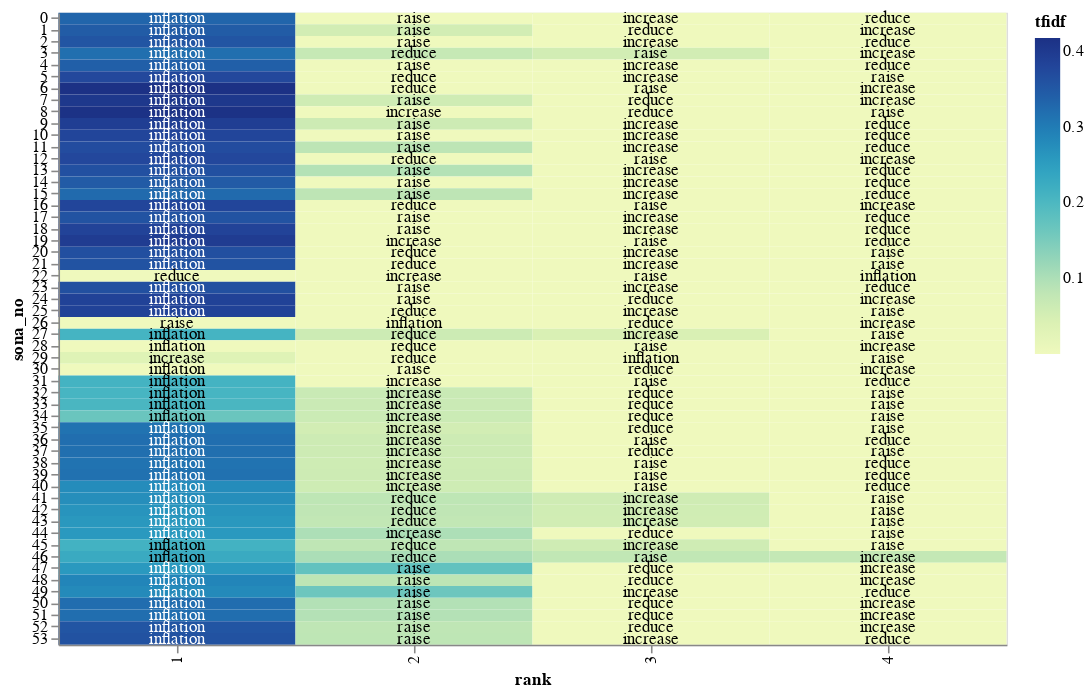

The cell this chart's notebook holds for it:
### Markdown cell above
## Chart it

### Code cell
# # Terms in this list will get a red dot in the visualization
term_list = ['boss', 'wangwang'] # you can change this

# adding a little randomness to break ties in term ranking
top_tfidf_plusRand = top_tfidf.copy()
top_tfidf_plusRand['tfidf'] = top_tfidf_plusRand['tfidf'] + np.random.rand(top_tfidf.shape[0])*0.0001

# base for all visualizations, with rank calculation
base = alt.Chart(top_tfidf_plusRand).encode(
    x = 'rank:O',
    y = 'sona_no:N'
).transform_window(
    rank = "rank()",
    sort = [alt.SortField("tfidf", order="descending")],
    groupby = ["sona_no"],
)

# heatmap specification
heatmap = base.mark_rect().encode(
    color = 'tfidf:Q'
)

# red circle over terms in above list
circle = base.mark_circle(size=100).encode(
    color = alt.condition(
        alt.FieldOneOfPredicate(field='term', oneOf=term_list),
        alt.value('red'),
        alt.value('#FFFFFF00')        
    )
)

# text labels, white for darker heatmap colors
text = base.mark_text(baseline='middle').encode(
    text = 'term:N',
    color = alt.condition(alt.datum.tfidf >= 0.23, alt.value('white'), alt.value('black'))
)

# display the three superimposed visualizations
(heatmap + circle + text).properties(width = 600, height=400)

### Figure 1 — Vega-Lite specification as saved in the notebook (floating-point values rounded to 4 significant figures; data arrays with more than 128 entries replaced by an {"elided": "..."} marker saying what was removed)
{"config": {"view": {"continuousWidth": 400, "continuousHeight": 300}}, "layer": [{"mark": "rect", "encoding": {"color": {"field": "tfidf", "type": "quantitative"}, "x": {"field": "rank", "type": "ordinal"}, "y": {"field": "sona_no", "type": "nominal"}}, "transform": [{"window": [{"op": "rank", "field": "", "as": "rank"}], "groupby": ["sona_no"], "sort": [{"field": "tfidf", "order": "descending"}]}]}, {"mark": {"type": "circle", "size": 100}, "encoding": {"color": {"condition": {"value": "red", "test": {"field": "term", "oneOf": ["boss", "wangwang"]}}, "value": "#FFFFFF00"}, "x": {"field": "rank", "type": "ordinal"}, "y": {"field": "sona_no", "type": "nominal"}}, "transform": [{"window": [{"op": "rank", "field": "", "as": "rank"}], "groupby": ["sona_no"], "sort": [{"field": "tfidf", "order": "descending"}]}]}, {"mark": {"type": "text", "baseline": "middle"}, "encoding": {"color": {"condition": {"value": "white", "test": "(datum.tfidf >= 0.23)"}, "value": "black"}, "text": {"field": "term", "type": "nominal"}, "x": {"field": "rank", "type": "ordinal"}, "y": {"field": "sona_no", "type": "nominal"}}, "transform": [{"window": [{"op": "rank", "field": "", "as": "rank"}], "groupby": ["sona_no"], "sort": [{"field": "tfidf", "order": "descending"}]}]}], "data": {"name": "data-940550de499951017fadace5472e07c7"}, "height": 400, "width": 600, "$schema": "https://vega.github.io/schema/vega-lite/v4.17.0.json", "datasets": {"data-940550de499951017fadace5472e07c7": {"elided": "216 records"}}}
